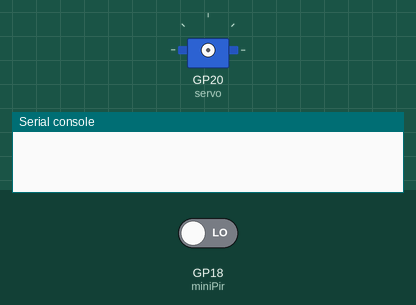
Simulated run of this program. Board: Raspberry Pi Pico running MicroPython. On the bench: servo, the last lines printed to the serial console. The inputs (shaded band) are chosen by the test bench; at power-on: GP18 (miniPir) LOW.

Above: at 1.2 s.
1.3 s: GP18 (miniPir) driven HIGH
At 3.1 s:
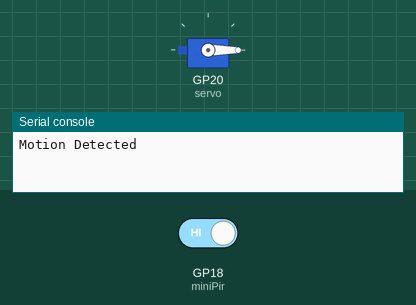
4.3 s: GP18 (miniPir) driven LOW
At 4.9 s:
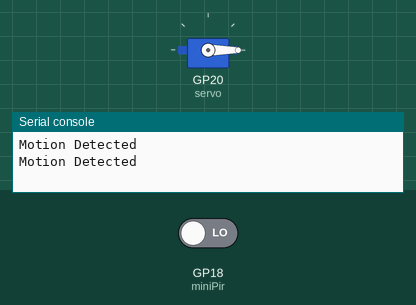
Timing chart, 0 to 7.3 s (numbered marks = the images above; inputs shaded):
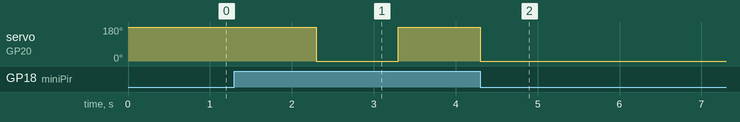

The program:

L13_pir_servo.py
```python
from machine import Pin
from utime import sleep
from servo import SERVO
servo = SERVO(Pin(20))
miniPir = Pin(18, Pin.IN)

while True:
    if miniPir.value()== 1:
        print('Motion Detected')
        servo.turn(180)
        sleep(1)

        servo.turn(0)
        sleep(1)
```

Measured:
- after the input at 1.3 s, servo on GP20 (servo): 180° → 0° after 1.0 s, → 180° 1.0 s later
- after the input at 4.3 s, servo on GP20 (servo): goes on until 4.3 s, then stays 0°
